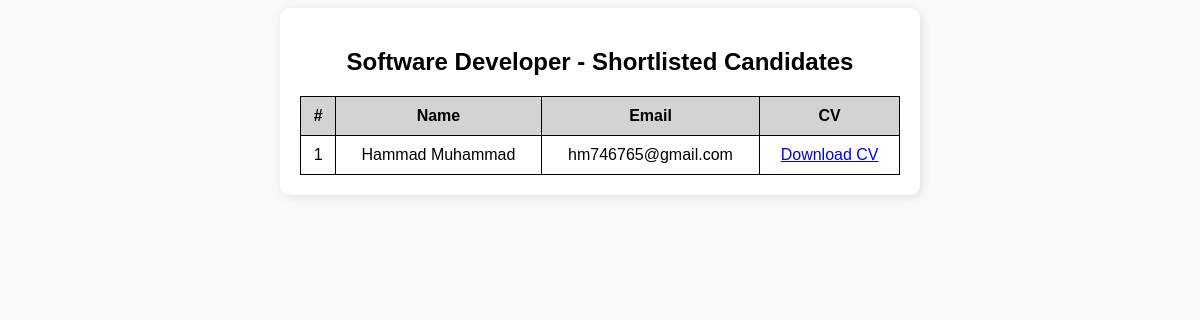
/job/1/candidates/Shortlisted/, run on the app's committed database.
### recruitment/models.py (models this page shows, shortened)
class Job(models.Model):
    title = models.CharField(max_length=255, unique=True)  # Unique job titles
    description = models.TextField()
    required_skills = models.TextField()

class JobApplication(models.Model):
    job = models.ForeignKey(Job, on_delete=models.CASCADE, null=True)  # Dropdown in forms
    name = models.CharField(max_length=100)
    email = models.EmailField(unique=True)
    gender = models.CharField(
        max_length=10,
        choices=[('male', 'Male'), ('female', 'Female'), ('other', 'Other')]
    )
    cv = models.FileField(upload_to='cvs/')
    matched_skills = models.TextField(blank=True, null=True)
    match_percentage = models.FloatField(default=0)
    status = models.CharField(
        max_length=50,
        choices=[('Shortlisted', 'Shortlisted'), ('Waiting List', 'Waiting List'), ('Rejected', 'Rejected')],
        default="Pending"
    )

### recruitment/views.py (the view)
# urls.py: path('job/<int:job_id>/candidates/<str:status>/', views.job_candidates, name='job_candidates'),
def job_candidates(request, job_id, status):
    job = get_object_or_404(Job, id=job_id)  # Fetch the job
    candidates = JobApplication.objects.filter(job=job, status=status)  # Filter candidates
    return render(request, "candidates.html", {"job": job, "candidates": candidates, "status": status})

### recruitment/templates/candidates.html (shortened to what this page needs)
<!DOCTYPE html>
<html lang="en">
<head>
</head>
<body>
    <div class="container">
        <h2>{{ job.title }} - {{ status }} Candidates</h2>
        <table>
            <thead>
                <tr>
                    <th>#</th>
                    <th>Name</th>
                    <th>Email</th>
                    <th>CV</th>
                </tr>
            </thead>
            <tbody>
                {% for candidate in candidates %}
                <tr>
                    <td>{{ forloop.counter }}</td>
                    <td>{{ candidate.name }}</td>
                    <td>{{ candidate.email }}</td>
                    <td><a href="{{  candidate.cv.url}}" download>Download CV</a></td>
                </tr>
                {% empty %}
                <tr>
                    <td colspan="4">No candidates found.</td>
                </tr>
                {% endfor %}
            </tbody>
        </table>
    </div>
</body>
</html>

### recruitment/templates/candidates.html (style rules this page uses)
body { font-family: Arial, sans-serif; background-color: #f8f9fa; text-align: center; }
.container { max-width: 600px; background: white; padding: 20px; margin: auto; border-radius: 10px; box-shadow: 2px 2px 10px rgba(0,0,0,0.1); }
table { width: 100%; border-collapse: collapse; margin-top: 20px; }
th, td { border: 1px solid black; padding: 10px; text-align: center; }
th { background-color: #d3d3d3; }

### data on the page
Job: title "Software Developer"
JobApplication: status "Shortlisted", name "Hammad Muhammad", email "hm746765@gmail.com"
